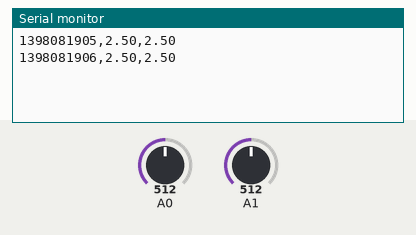
The sketch below on a simulated Arduino Uno, built with avr-gcc and run on an emulated ATmega328P. On the bench: the last lines printed to the serial monitor. Inputs (shaded band) come from the test bench; at power-on: A0 = 512, A1 = 512.

Above: at 1.8 s.
1.9 s: A0 set to 716
At 2.8 s:
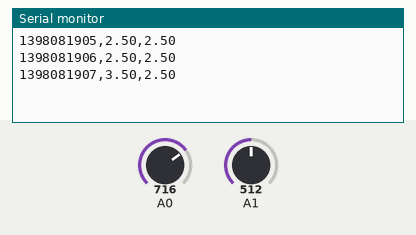
3.4 s: A1 set to 716
At 4.7 s:
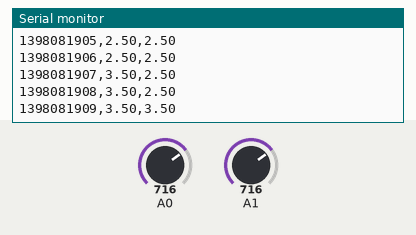
4.9 s: A0 set to 900
At 5.8 s:
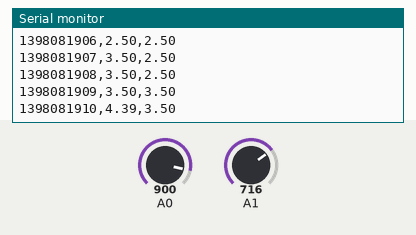
6.4 s: A1 set to 900
At 7.4 s:
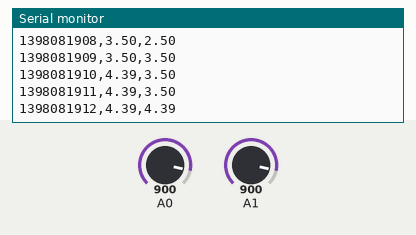
Timing chart, 0 to 8.9 s (numbered marks = the images above; inputs shaded):
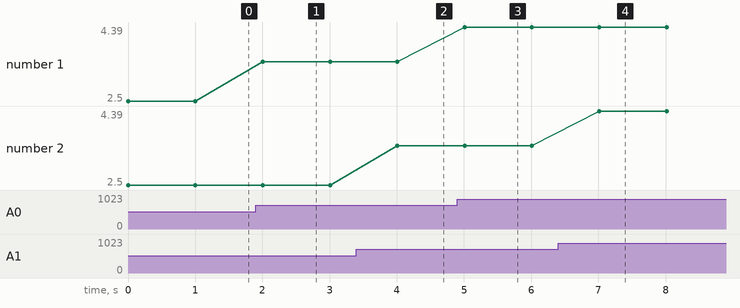

The sketch:

LiPoRider.ino
```cpp
/*
  Liporider testing

 */

// Pin 13 has an LED connected on most Arduino boards.
// give it a name:
#include <Time.h>


// the setup routine runs once when you press reset:
void setup() {
  setTime(12,5,5,21,4,2014); // Another way to set

  Serial.begin(115200);

}
//battery A1
//solar cell A0

// the loop routine runs over and over again forever:
void loop() {

 Serial.print(now());Serial.print(",");

  Serial.print(((float)analogRead(A0)/1024.0)*5.0);
  Serial.print(",");
  Serial.println(((float)analogRead(A1)/1024.0)*5.0);
  delay(1000);
}
```

Measured:
- after the input at 1.9 s, the serial monitor: prints a new line after 0.11 s (image 1)
- after the input at 3.4 s, the serial monitor: prints a new line after 0.61 s (image 2)
- after the input at 4.9 s, the serial monitor: prints a new line after 0.11 s (image 3)
- after the input at 6.4 s, the serial monitor: prints a new line after 0.61 s (image 4)
- plotted number 1: 2.5 → 3.5 after the input at 1.9 s, 3.5 → 4.39 after the input at 4.9 s
